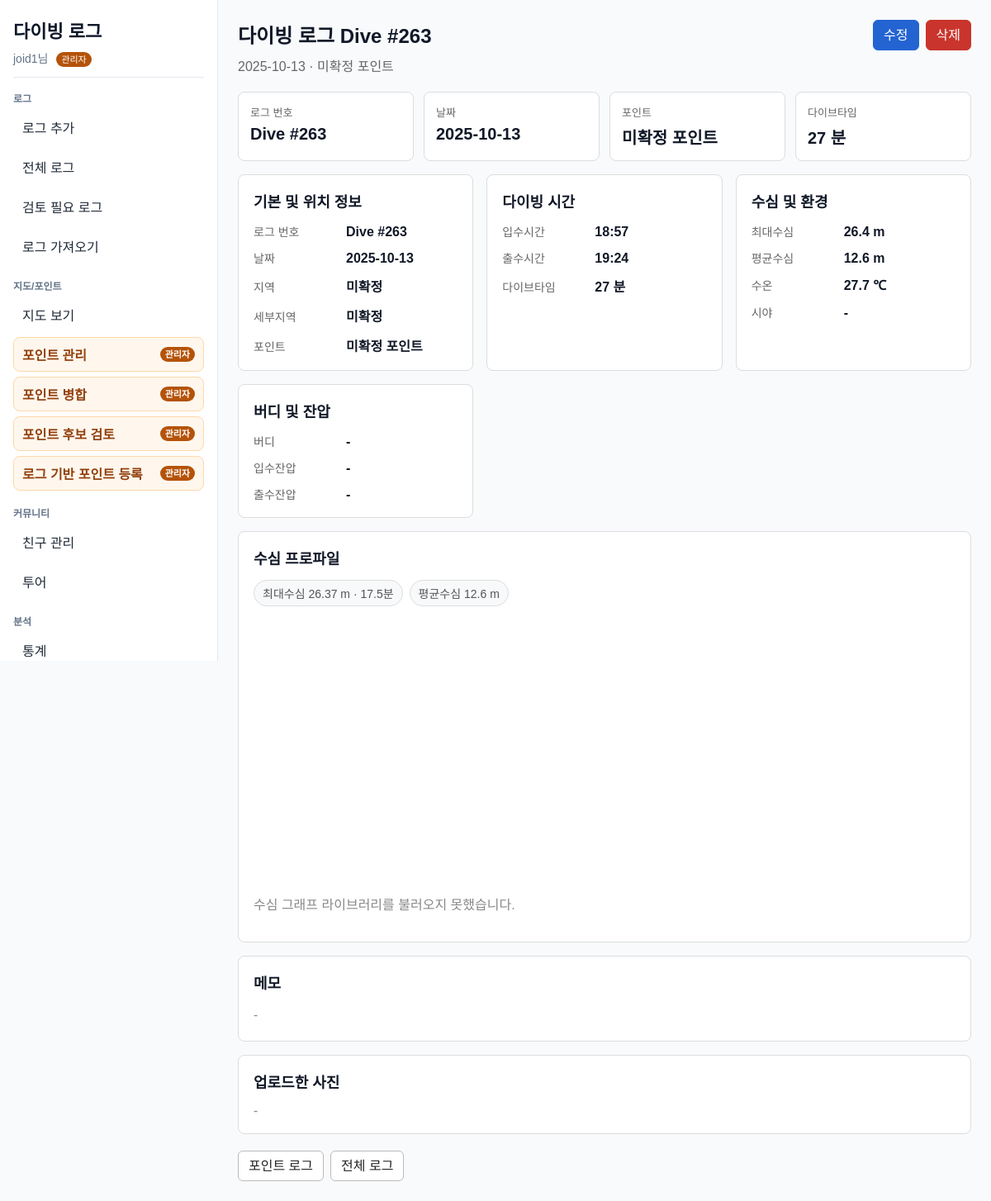
The app's page /log/2 (signed in) with its own data.
### app/models.py (models this page shows)
class User(Base):
    __tablename__ = "users"
    id = Column(Integer, primary_key=True, index=True)
    username = Column(String, unique=True, index=True, nullable=False)
    password_hash = Column(String, nullable=False)
    is_admin = Column(Boolean, default=False, nullable=False)

class DiveLog(Base):
    __tablename__ = "dive_logs"
    id = Column(Integer, primary_key=True, index=True)
    dive_number = Column(Integer, nullable=True, index=True)
    dive_date = Column(Date, nullable=False)
    dive_point_id = Column(Integer, ForeignKey("dive_points.id"))
    user_id = Column(Integer, ForeignKey("users.id"), nullable=True)
    buddy_user_id = Column(Integer, ForeignKey("users.id"), nullable=True)
    max_depth = Column(Float)
    avg_depth = Column(Float)
    entry_time = Column(Time, nullable=True)
    exit_time = Column(Time, nullable=True)
    dive_time = Column(Integer)  # 분 단위
    water_temp = Column(Float)
    visibility = Column(Integer)
    latitude = Column(Float, nullable=True)
    longitude = Column(Float, nullable=True)
    site_name = Column(String, nullable=True)
    buddy = Column(String)
    start_pressure = Column(Integer)
    end_pressure = Column(Integer)
    image_path = Column(String, nullable=True)
    note = Column(String)
    profile_samples = Column(Text, nullable=True)
    import_source = Column(String, nullable=True, index=True)
    import_external_id = Column(String, nullable=True, index=True)
    import_source_file_hash = Column(String, nullable=True, index=True)
    dive_point = relationship("DivePoint", backref="dive_logs")
    user = relationship("User", foreign_keys=[user_id], backref="dive_logs")
    buddy_user = relationship("User", foreign_keys=[buddy_user_id])

class DivePoint(Base):
    __tablename__ = "dive_points"
    id = Column(Integer, primary_key=True, index=True)
    name = Column(String, index=True)
    area_id = Column(Integer, ForeignKey("areas.id"))
    latitude = Column(Float, nullable=True)
    longitude = Column(Float, nullable=True)
    point_type = Column(String, nullable=False, default="OCEAN")
    memo = Column(String, nullable=True)
    area = relationship("Area", backref="dive_points")

class Region(Base):
    __tablename__ = "regions"
    id = Column(Integer, primary_key=True, index=True)
    name = Column(String, unique=True, index=True)
    country_id = Column(Integer, ForeignKey("countries.id"), nullable=True)
    country = relationship("Country", backref="regions")

class Area(Base):
    __tablename__ = "areas"
    id = Column(Integer, primary_key=True, index=True)
    name = Column(String, index=True)
    region_id = Column(Integer, ForeignKey("regions.id"))
    region = relationship("Region", backref="areas")

### main.py (the view)
@app.get("/log/{log_id}")
def log_detail(request: Request, log_id: int):
    db = SessionLocal()
    try:
        current_user = get_current_user(request, db)
        log = (
            db.query(DiveLog)
            .options(
                joinedload(DiveLog.dive_point)
                .joinedload(DivePoint.area)
                .joinedload(Area.region)
            )
            .filter(DiveLog.id == log_id)
            .filter(visible_log_condition(current_user))
            .first()
        )
        return templates.TemplateResponse(
            "log_detail.html",
            {
                "request": request,
                "log": log,
                "depth_profile": depth_profile_context(log) if log else {"samples": []},
            }
        )
    finally:
        db.close()

### templates/log_detail.html (shortened to what this page needs)
{% extends "base.html" %}
{% block content %}
{% set dive_point = log.dive_point %}
{% set area = dive_point.area if dive_point else none %}
{% set region = area.region if area else none %}
<div class="log-detail-page">
    <div class="detail-header">
        <div class="detail-title">
            <h2>다이빙 로그 Dive #{{ log.dive_number or log.id }}</h2>
            <p>{{ log.dive_date }} · {{ dive_point.name if dive_point else '-' }}</p>
        </div>
        {% if log.user_id == request.session.get("user_id") %}
        <div class="action-group">
            <a class="btn btn-primary" href="/log/{{ log.id }}/edit">수정</a>
            <form action="/log/{{ log.id }}/delete" method="post" onsubmit="return confirm('이 로그를 삭제하시겠습니까?');">
                <button class="btn btn-danger" type="submit">삭제</button>
            </form>
        </div>
        {% endif %}
    </div>
    <div class="summary-grid">
        <section class="summary-card">
            <div class="summary-label">로그 번호</div>
            <div class="summary-value">Dive #{{ log.dive_number or log.id }}</div>
        </section>
        <section class="summary-card">
            <div class="summary-label">날짜</div>
            <div class="summary-value">{{ log.dive_date }}</div>
        </section>
        <section class="summary-card">
            <div class="summary-label">포인트</div>
            <div class="summary-value">{{ dive_point.name if dive_point else '-' }}</div>
        </section>
        <section class="summary-card">
            <div class="summary-label">다이브타임</div>
            <div class="summary-value">{{ log.dive_time if log.dive_time is not none else '-' }}{% if log.dive_time is not none %} 분{% endif %}</div>
        </section>
    </div>
    <div class="detail-grid">
        <section class="detail-card">
            <h3>기본 및 위치 정보</h3>
            <div class="info-list">
                <div class="info-row">
                    <div class="info-label">로그 번호</div>
                    <div class="info-value">Dive #{{ log.dive_number or log.id }}</div>
                </div>
                <div class="info-row">
                    <div class="info-label">날짜</div>
                    <div class="info-value">{{ log.dive_date }}</div>
                </div>
                <div class="info-row">
                    <div class="info-label">지역</div>
                    <div class="info-value">{{ region.name if region else '-' }}</div>
                </div>
                <div class="info-row">
                    <div class="info-label">세부지역</div>
                    <div class="info-value">{{ area.name if area else '-' }}</div>
                </div>
                <div class="info-row">
                    <div class="info-label">포인트</div>
                    <div class="info-value">{{ dive_point.name if dive_point else '-' }}</div>
                </div>
            </div>
        </section>
        <section class="detail-card">
            <h3>다이빙 시간</h3>
            <div class="info-list">
                <div class="info-row">
                    <div class="info-label">입수시간</div>
                    <div class="info-value">{{ log.entry_time.strftime('%H:%M') if log.entry_time else '-' }}</div>
                </div>
                <div class="info-row">
                    <div class="info-label">출수시간</div>
                    <div class="info-value">{{ log.exit_time.strftime('%H:%M') if log.exit_time else '-' }}</div>
                </div>
                <div class="info-row">
                    <div class="info-label">다이브타임</div>
                    <div class="info-value">{{ log.dive_time if log.dive_time is not none else '-' }}{% if log.dive_time is not none %} 분{% endif %}</div>
                </div>
            </div>
        </section>
        <section class="detail-card">
            <h3>수심 및 환경</h3>
            <div class="info-list">
                <div class="info-row">
                    <div class="info-label">최대수심</div>
                    <div class="info-value">{{ log.max_depth if log.max_depth is not none else '-' }}{% if log.max_depth is not none %} m{% endif %}</div>
                </div>
                <div class="info-row">
                    <div class="info-label">평균수심</div>
                    <div class="info-value">{% if log.avg_depth is not none %}{{ "%.1f"|format(log.avg_depth) }} m{% else %}-{% endif %}</div>
                </div>
                <div class="info-row">
                    <div class="info-label">수온</div>
                    <div class="info-value">{{ log.water_temp if log.water_temp is not none else '-' }}{% if log.water_temp is not none %} ℃{% endif %}</div>
                </div>
                <div class="info-row">
                    <div class="info-label">시야</div>
                    <div class="info-value">
                        {% if log.visibility %}
                        <span class="star-rating">{% for i in range(log.visibility|int) %}★{% endfor %}</span>
                        {% else %}
                        -
                        {% endif %}
                    </div>
                </div>
            </div>
        </section>
        <section class="detail-card">
            <h3>버디 및 잔압</h3>
            <div class="info-list">
                <div class="info-row">
                    <div class="info-label">버디</div>
                    <div class="info-value">{{ log.buddy if log.buddy else '-' }}</div>
                </div>
                <div class="info-row">
                    <div class="info-label">입수잔압</div>
                    <div class="info-value">{{ log.start_pressure if log.start_pressure is not none else '-' }}{% if log.start_pressure is not none %} bar{% endif %}</div>
                </div>
                <div class="info-row">
                    <div class="info-label">출수잔압</div>
                    <div class="info-value">{{ log.end_pressure if log.end_pressure is not none else '-' }}{% if log.end_pressure is not none %} bar{% endif %}</div>
                </div>
            </div>
        </section>
    </div>
    <section class="detail-card profile-card">
        <h3>수심 프로파일</h3>
        {% if depth_profile.samples %}
        <div class="profile-summary">
            {% if depth_profile.max_sample %}
            <span class="profile-chip">최대수심 {{ depth_profile.max_sample.depth }} m · {{ depth_profile.max_sample.time }}분</span>
            {% endif %}
            {% if depth_profile.avg_depth is not none %}
            <span class="profile-chip">평균수심 {{ "%.1f"|format(depth_profile.avg_depth) }} m</span>
            {% endif %}
        </div>
        <div id="depthProfileChart" class="depth-profile-chart" aria-label="수심 프로파일 그래프"></div>
        <p id="depthProfileFallback" class="empty-value">수심 그래프를 불러오는 중입니다.</p>
        {% else %}
        <p class="empty-value">수심 프로파일 정보 없음</p>
        {% endif %}
    </section>
    <section class="detail-card note-card">
        <h3>메모</h3>
        {% if log.note %}
        <p class="note-text">{{ log.note }}</p>
        {% else %}
        <p class="note-text empty-value">-</p>
        {% endif %}
    </section>
    <section class="detail-card photo-card">
        <h3>업로드한 사진</h3>
        {% if log.image_path %}
        <img class="log-photo" src="/{{ log.image_path }}" alt="업로드한 다이빙 사진">
        {% else %}
        <div class="empty-value">-</div>
        {% endif %}
    </section>
    <div class="bottom-links">
        <a class="btn" href="/point/{{ log.dive_point_id }}/logs">포인트 로그</a>
        <a class="btn" href="/logs">전체 로그</a>
    </div>
</div>
{% endblock %}

### templates/base.html (shortened to what this page needs)
<!DOCTYPE html>
<html>
<head>
<link
 rel="stylesheet"
 href="https://unpkg.com/leaflet@1.9.4/dist/leaflet.css"
/>
<link rel="stylesheet" href="/static/css/style.css">
</head>
<body>
<div class="app-shell">
    <aside class="sidebar">
        <div class="sidebar-header">
            <a class="brand-link" href="/">다이빙 로그</a>
            {% if request.session.get("user_id") %}
            <div class="nav-user">
                {{ request.session.get("username") }}님
                {% if request.session.get("is_admin") %}<span class="admin-badge">관리자</span>{% endif %}
            </div>
            {% endif %}
        </div>
        <nav class="nav-groups" aria-label="주 메뉴">
            <div class="nav-group">
                <div class="nav-group-title">로그</div>
                <a class="nav-link" href="/log/add">로그 추가</a>
                <a class="nav-link" href="/logs">전체 로그</a>
                <a class="nav-link" href="/logs/review-needed">검토 필요 로그</a>
                <a class="nav-link" href="/import">로그 가져오기</a>
            </div>
            <div class="nav-group">
                <div class="nav-group-title">지도/포인트</div>
                <a class="nav-link" href="/map">지도 보기</a>
                {% if request.session.get("is_admin") %}
                <a class="nav-link admin-link" href="/admin/divepoints">포인트 관리 <span class="admin-badge">관리자</span></a>
                <a class="nav-link admin-link" href="/admin/points/merge">포인트 병합 <span class="admin-badge">관리자</span></a>
                <a class="nav-link admin-link" href="/admin/points/candidates">포인트 후보 검토 <span class="admin-badge">관리자</span></a>
                <a class="nav-link admin-link" href="/admin/points/from-logs">로그 기반 포인트 등록 <span class="admin-badge">관리자</span></a>
                {% endif %}
            </div>
            <div class="nav-group">
                <div class="nav-group-title">커뮤니티</div>
                <a class="nav-link" href="/friends">친구 관리</a>
                <a class="nav-link" href="/trips">투어</a>
            </div>
            <div class="nav-group">
                <div class="nav-group-title">분석</div>
                <a class="nav-link" href="/stats">통계</a>
            </div>
        </nav>
    </aside>
    <main class="main-content">
        {% block content %}{% endblock %}
    </main>
</div>
</body>
</html>

### records on screen
User: session.get "joid1"
DiveLog: dive_number "263", dive_date "2025-10-13", dive_time "27", entry_time "18:57", exit_time "19:24", max_depth "26.4", avg_depth "12.6", water_temp "27.7", buddy "-", start_pressure "-", end_pressure "-"
DivePoint: name "미확정 포인트"
Region: name "미확정"
Area: name "미확정"

### other values on screen
{{ depth_profile.max_sample.depth }} "26.37"
{{ depth_profile.max_sample.time }} "17.5"
{{ "%.1f"|format(depth_profile.avg_depth) }} "12.6"
